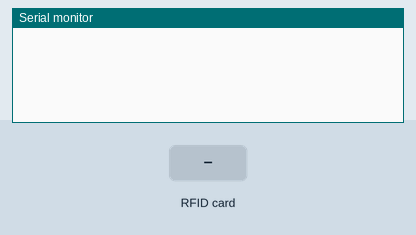
A sketch run on a simulated ESP8266 (NodeMCU). On the bench: the last lines printed to the serial monitor. The inputs (shaded band) are chosen by the test bench.

Above: at 1.2 s.
1.3 s: RFID card 63 C8 A0 34 held to the reader
At 1.7 s:
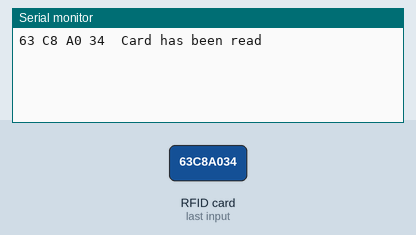
2.8 s: RFID card B9 E1 6C 14 held to the reader
At 3.3 s:
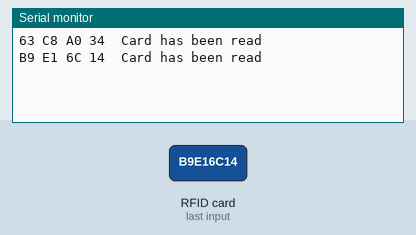
4.3 s: RFID card 53 B2 05 34 held to the reader
At 5.3 s:
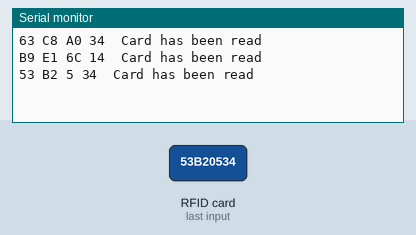
5.8 s: RFID card 5E 7A 19 C4 held to the reader
At 6.8 s:
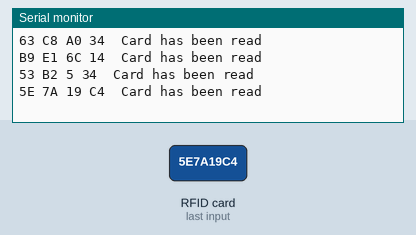

Measured:
- after the input at 1.3 s, the serial monitor: prints a new line at once (image 1)
- after the input at 2.8 s, the serial monitor: prints a new line at once (image 2)
- after the input at 4.3 s, the serial monitor: prints a new line at once (image 3)
- after the input at 5.8 s, the serial monitor: prints a new line at once (image 4)

The sketch:

RFID_detection.ino
```cpp
//TODO:
//Sæt så i main code kører man read eller write mode og kører den ønskede function i forlængelse af dette
//Lav keyboard input til først at definere mode
//Hvis write brug keyboard til at læse hvad der skal skrives
//Find ud af hvorfor den kun kører en gang
//https://github.com/miguelbalboa/rfid/issues/323#issuecomment-323072804

#include <SPI.h>
#include <MFRC522.h>

#define RST_PIN   D4    // set Reset to digital pin 9
#define SS_PIN   D8    // set SDA to digital pin 10

MFRC522 mfrc522(SS_PIN, RST_PIN); //Define a new RFC reader

MFRC522::MIFARE_Key key; //Defines a new instanse of the MIFARE key

MFRC522::StatusCode status; //Defines an instanse of the status code

//Matrix contaning ID's defined as valid
byte validAccess[4][4] = {{0x63, 0xC8, 0xA0, 0x34},
                          {0xB9, 0xE1, 0x6C, 0x14},
                          {0x53, 0xB2, 0x05, 0x34}};


bool access;
char name[18];


void setup() {
  Serial.begin(115200);
  SPI.begin();
  mfrc522.PCD_Init(); //Setup and initialize RFID reader
  //Prepare the keys for authentication
  for(int i = 0 ; i < 6 ; i++){
    key.keyByte[i] = 0xFF;
  }
}

void loop() {
  //writeDataToKey("AV");
  readID(&access, &name[0]);

}

void readID(bool *a, char* n){
  byte UID[4];

  // Reset the loop if no new card present on the sensor/reader
	if ( ! mfrc522.PICC_IsNewCardPresent()) {
		return;
	}

	if ( ! mfrc522.PICC_ReadCardSerial()) {
		return;
	}

  //Read all values of the UID from a card and store them in UID array
  for(int i = 0 ; i < 4; i++){
    UID[i] = mfrc522.uid.uidByte[i];
  }


  *a = checkAccess(&UID[0]);


  if(access == true){
    readDataFromKey(n);
  }

  //Print function for debugging.

  for(int i = 0 ; i < 4; i++){
    Serial.print(UID[i],HEX);
    Serial.print(" ");
  }
  Serial.println(" Card has been read");

  Serial.println(name);


  mfrc522.PICC_HaltA(); //Prevents redetection of a card

  mfrc522.PCD_StopCrypto1();

}

//Checks all stored card numbers with UID, if there is a match return acces granted as true
bool checkAccess(byte *UID){
  bool accessGranted = false;

  for(int i = 0 ; i < 4 ; i++){ //Runs through all stored cards
    int match = 0;
    for(int k = 0 ; k < 4 ; k++){ //Runs through all numbers in a saved card
      if (validAccess[i][k] == UID[k]){
        match++;
      }
    }
    if(match == 4){
      accessGranted = true;
    }
  }
  return accessGranted;
}

void writeDataToKey(char initials[2]){

  // Reset the loop if no new card present on the sensor/reader
	if ( ! mfrc522.PICC_IsNewCardPresent()) {
		return;
	}

	if ( ! mfrc522.PICC_ReadCardSerial()) {
		return;
	}

  //3, 7, 11, 15, 19, 23, 27, 31, 35, 39, 43, 47, 51, 55, 59, 63
  //IS OFF LIMITS AND WILL RUIN A SECTOR ON A CARD IF USED!
  int blockNumber = 16; //Number of the block that will be written to

  //Authentication check for writing
  status = mfrc522.PCD_Authenticate(MFRC522::PICC_CMD_MF_AUTH_KEY_A, blockNumber, &key, &(mfrc522.uid));

  //Check for success of authentication
  if(status != MFRC522::STATUS_OK){
    //Serial.println("Error in authentication");
    return;
  }

  else{
    Serial.println("Authentication succesful");
  }


  status = mfrc522.MIFARE_Write(blockNumber, (byte*)initials, 16); //Try to write data

  //Check for succes of write
  if(status != MFRC522::STATUS_OK){
    Serial.println("Failed writing data");
    return;
  }

  else{
    Serial.println("Data was written succesfully");
  }


  mfrc522.PICC_HaltA(); //Prevents reditection of a card

  mfrc522.PCD_StopCrypto1();

}

void readDataFromKey(char *n){
  //3, 7, 11, 15, 19, 23, 27, 31, 35, 39, 43, 47, 51, 55, 59, 63
  //IS OFF LIMITS AND WILL RUIN A SECTOR ON A CARD IF USED!
  int blockNumber = 16; //Number of the block that will be written to
  byte tempData[18];
  byte bufferLength = 18;

  //Authentication check for writing
  status = mfrc522.PCD_Authenticate(MFRC522::PICC_CMD_MF_AUTH_KEY_A, blockNumber, &key, &(mfrc522.uid));

  //Check for success of authentication
  if(status != MFRC522::STATUS_OK){
    //Serial.println("Error in authentication");
    return;
  }
  /*
  else{
    Serial.println("Authentication succesful");
  }
  */


  status = mfrc522.MIFARE_Read(blockNumber, tempData, &bufferLength); //Try to read from the wanted block and store it in tempData
  bufferLength = 18;
  //Check for succes of read
  if (status != MFRC522::STATUS_OK)
  {
    //Serial.print("Failed to read data");
    return;
  }
  /*
  else{
    Serial.println("Data was read succesfully");
  }
  */

  //Copy data from temp variable to wanted variable
  for(int i = 0; i < 18; i++){
    *n = tempData[i];
    n++;
  }
}
```
